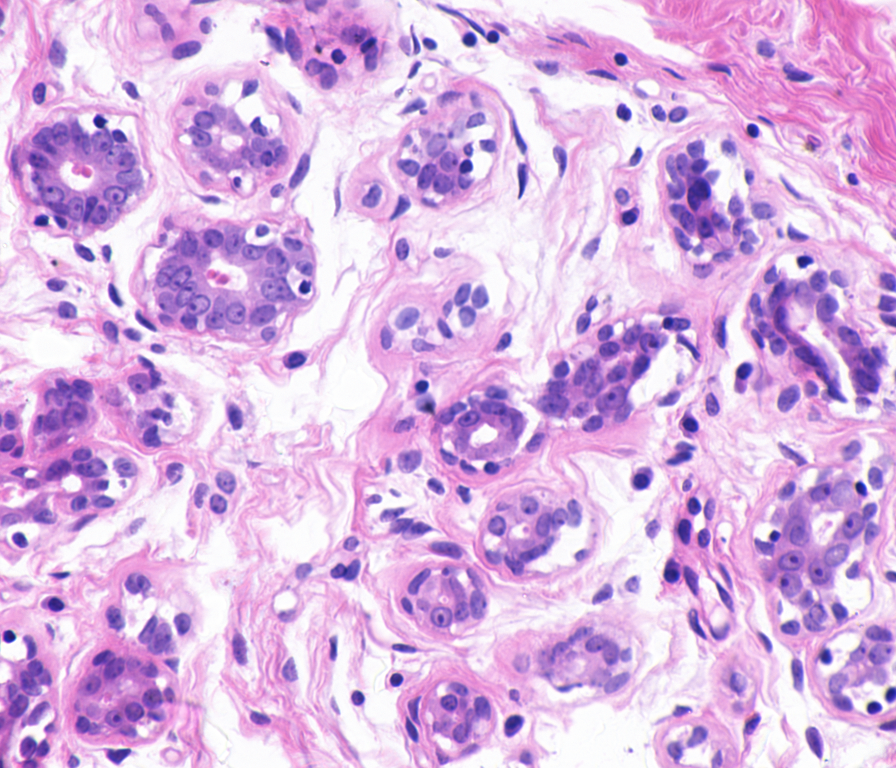
%> input picture src/Roi_Recort_bisque_Benigna/ytma10_010704_benign1_ccd.tif, 896 x 768 px
$ octave --eval "result = fract_dim_boxcounting(rgb2gray(imread('Roi_Recort_bisque_Benigna/ytma10_010704_benign1_ccd.tif')));"   (GNU Octave 9; MATLAB toolbox functions it lacks are replaced by stand-ins)
%> lines starting %> are read from the running program, lines starting %| are printed output that depends on the picture; in (x1, y1, x2, y2) boxes, pixels count from 0 and x2, y2 are one past the last pixel; in counts of white or black regions, pixels touching at a corner belong together; the program's own positions count from 1
function formatted_vector= fract_dim_boxcounting(input_img) %this method receives an img as input for box counting
	input_img= imresize(input_img, [512,512]);
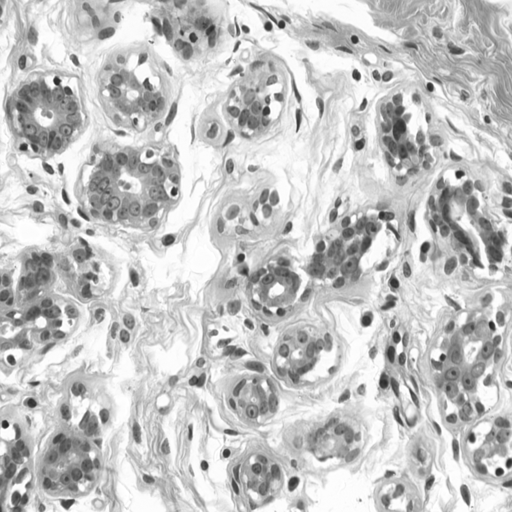
%> input_img: size 512x512 uint8; min 36, max 255, mean 196.7
	[rows, columns]= size(input_img);
%> rows = 512; columns = 512
	max_scale= log2(rows); %the max number of the scale is equals to the log of the img dimension
%> max_scale = 9
	fd_scale= cell(1, max_scale); %fractal dimension of each scale
%> fd_scale = {[], [], [], [], [], [], [], [], []}
	input_img= imbinarize(input_img);
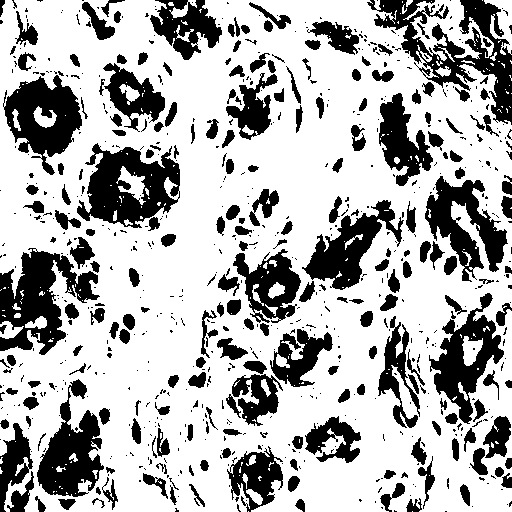
%> input_img: size 512x512 logical; 69.7% white; 737 black regions (509 under 20 px), largest, box (x1, y1, x2, y2) and area: (367, 0, 512, 125) 5873, (0, 248, 100, 355) 5086, (77, 143, 180, 228) 4926

	for i=1: max_scale
		number_of_boxes= 2^i;
		denominator= log(number_of_boxes);
		width_box= columns/number_of_boxes;
		height_box= rows/number_of_boxes;
		divide_aux= number_of_boxes;
		number_of_boxes= number_of_boxes^2;
		sub_images= cell(1, number_of_boxes);
		total_boxes_with_objects= 0;
		%now I have the number of the boxes and the size of each one -> I can count the boxes with objects

		%first, I divide the complete image into the boxes for counting
		x=1; y=1; extra_count=1;
		for aux_r=1: divide_aux
			for aux_c=1: divide_aux
				sub_images{extra_count}= input_img(x: x+height_box-1, y: y+width_box-1, :);
				extra_count= extra_count+1;
				y= y+width_box;
			end
			y=1; x=x+height_box;
		end

		%now I can do the counting in each box
		for j=1: number_of_boxes %for each box
			counter_box=0;
			for k=1: height_box %going through each box
				for m=1: width_box
					if sub_images{j}(k, m)==0 %if there is object in the box, then increments the counter_box
						counter_box= counter_box+1;
					end
				end
			end
			if counter_box>0
				total_boxes_with_objects= total_boxes_with_objects+1;
			end
		end
		nominator= log(total_boxes_with_objects);
		fd_scale{i}= nominator/denominator;
		if i==1
			delta_y= nominator; delta_x= denominator;
		end
		if i==max_scale
			general_fd= ((nominator-delta_y)/(denominator-delta_x)); %general fractal dimension
		end
	end
%> this loop made 9 passes
%> (nominator, delta_y) on pass 1: (1.39, 1.39)
%> (nominator, general_fd) on pass 9: (11.28, 1.78)
%> after the loop, fd_scale = {2, 2, 2, 1.99, 1.96, 1.9, 1.85, 1.82, 1.81}; sub_images = 262144 items

	vector{1}= fd_scale;
	vector{2}= general_fd;

	formatted_vector= zeros(1, max_scale+1);
	for form_idx=1: max_scale
		formatted_vector(form_idx)= vector{1}{form_idx};
	end
%> after the loop, formatted_vector = [2 2 2 1.99 1.96 1.9 1.85 1.82 1.81 0]
%> `result = fract_dim_boxcounting(rgb2gray(imread('Roi_Recort_bisque_Beni..`: result = [2 2 2 1.99 1.96 1.9 1.85 1.82 1.81 1.78]
	formatted_vector(max_scale+1)= vector{2};

end
